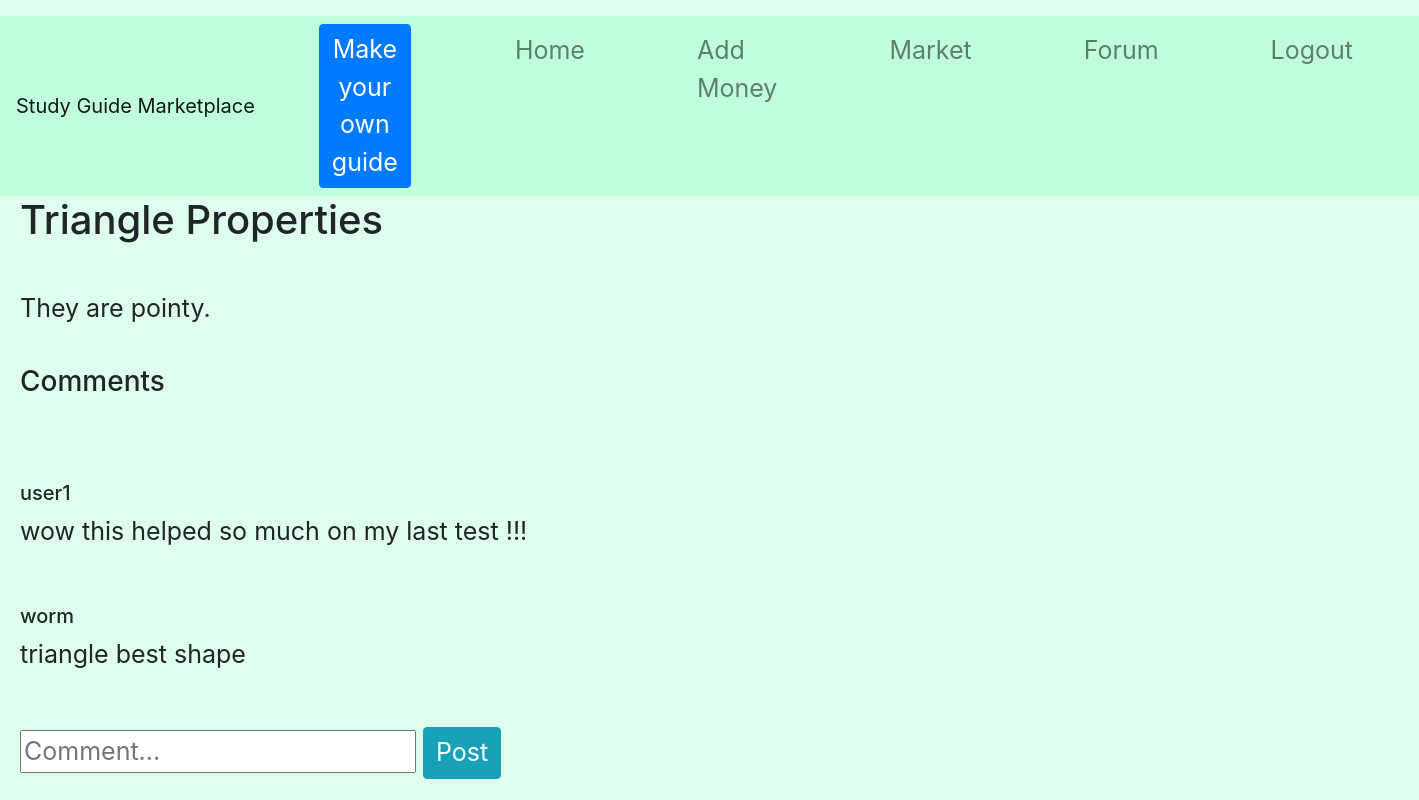
/guide/3 (signed in), run on the app's committed database.
### tables this page shows
CREATE TABLE guides(id INTEGER, user TEXT, name TEXT, rating REAL, cost INTEGER, buyers INTEGER, subject TEXT, guide TEXT, ratings INTEGER);

CREATE TABLE comments(id INTEGER, user TEXT, comment TEXT);

### app/__init__.py (the view)
    def login_check(*args, **kwargs):
        if 'username' not in session:
            return redirect(url_for("login"))
        return route_function(*args, **kwargs)

### app/__init__.py (called while the page is built)
def protected(route_function):
    def login_check(*args, **kwargs):
        if 'username' not in session:
            return redirect(url_for("login"))
        return route_function(*args, **kwargs)
    login_check.__name__ = route_function.__name__
    return login_check

@app.route("/guide/<number>")
@protected
def guide(number):
    if ops.has_bought(session["username"],number):
        return render_template("guide.html", info = ops.get_guide_info(number), comments = ops.get_comments(number))
    return redirect(url_for("home"))

### app/utl/ops.py (called while the page is built)
def get_guide_info(number):
    db = sqlite3.connect(DB_FILE)
    c = db.cursor()
    c.execute("SELECT * FROM guides WHERE id = ?;" , (number,))
    row = c.fetchone()
    db.close()
    next = {}
    if row is None:
        return next
    next["id"] = row[0]
    next["user"] = row[1]
    next["name"] = row[2]
    next["rating"] = row[3]
    next["cost"] = row[4]
    next["buyers"] = row[5]
    next["subject"] = row[6]
    next["guide"] = row[7]
    next["ratings"] = row[8]
    return next

def get_comments(number):
    db = sqlite3.connect(DB_FILE)
    c = db.cursor()
    c.execute("SELECT * FROM comments WHERE id = ?;" , (number,))
    g = c.fetchall()
    db.close()
    ans = []
    for row in g:
        temp = []
        temp.append(row[1])
        temp.append(row[2])
        ans.append(temp)
    return ans

def has_bought(username, id):
    db = sqlite3.connect(DB_FILE)
    c = db.cursor()
    c.execute("SELECT * FROM buyers WHERE id = ? AND user = ?;" , (id, username))
    ans = True
    if c.fetchone() is None:
        c.execute("SELECT * FROM guides WHERE id = ? AND user = ?;" , (id, username))
        if c.fetchone() is None:
            ans = False
    db.close()
    return ans

### app/templates/guide.html (shortened to what this page needs)
{% extends "base.html" %}
{% block body %}
  <h1>{{info["name"]}}</h1>
  <br>
  {% autoescape false %}
  {{info["guide"] | replace("\n", "<br>")}}
  {% endautoescape %}
  <br>
  <br>
  <h3>Comments</h3>
  <br>
  {% if comments|length == 0 %}
    No comments
  {% else %}
    {% for comment in comments %}
      <br>
      <h5>{{comment[0]}}</h5>
      <p>{{comment[1]}}</p>
    {% endfor %}
  {% endif %}
  <br>
  <form action={{"/opinion/"+(info["id"]|string)}}>
    <input type="text" name="comment" placeholder="Comment...">
    <button type="submit" class="btn btn-info">Post</button>
  </form>
{% endblock %}

### app/static/styles.css (style rules this page uses)
body { background-color: #deffed; font-size: 25px; }
.btn { font-size: 25px; }

### data on the page
guides: name "Triangle Properties", guide "They are pointy."
comments: user "user1", comment "wow this helped so much on my last test !!!"
comments: user "worm", comment "triangle best shape"
